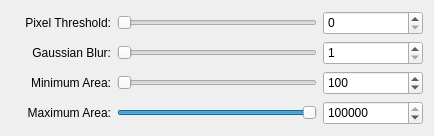
        <widget class="QWidget" name="classic_tab">
         <attribute name="title">
          <string>Classic</string>
         </attribute>
         <layout class="QGridLayout" name="gridLayout_12">
          <item row="1" column="0">
           <widget class="QLabel" name="gauss_blur_label">
            <property name="sizePolicy">
             <sizepolicy hsizetype="Fixed" vsizetype="Maximum">
              <horstretch>0</horstretch>
              <verstretch>0</verstretch>
             </sizepolicy>
            </property>
            <property name="minimumSize">
             <size>
              <width>100</width>
              <height>24</height>
             </size>
            </property>
            <property name="cursor">
             <cursorShape>WhatsThisCursor</cursorShape>
            </property>
            <property name="toolTip">
             <string>Increasing the Gaussian blur kernel size will reduce noise, but decrease edge accuracy.</string>
            </property>
            <property name="text">
             <string>Gaussian Blur:</string>
            </property>
            <property name="alignment">
             <set>Qt::AlignmentFlag::AlignRight|Qt::AlignmentFlag::AlignTrailing|Qt::AlignmentFlag::AlignVCenter</set>
            </property>
           </widget>
          </item>
          <item row="3" column="1">
           <widget class="QSlider" name="feature_max_size_slider">
            <property name="sizePolicy">
             <sizepolicy hsizetype="Minimum" vsizetype="Maximum">
              <horstretch>0</horstretch>
              <verstretch>0</verstretch>
             </sizepolicy>
            </property>
            <property name="minimumSize">
             <size>
              <width>200</width>
              <height>0</height>
             </size>
            </property>
            <property name="toolTip">
             <string/>
            </property>
            <property name="maximum">
             <number>100000</number>
            </property>
            <property name="singleStep">
             <number>100</number>
            </property>
            <property name="value">
             <number>100000</number>
            </property>
            <property name="orientation">
             <enum>Qt::Orientation::Horizontal</enum>
            </property>
           </widget>
          </item>
          <item row="3" column="2">
           <widget class="QSpinBox" name="feature_max_size_spin">
            <property name="sizePolicy">
             <sizepolicy hsizetype="Fixed" vsizetype="Maximum">
              <horstretch>0</horstretch>
              <verstretch>0</verstretch>
             </sizepolicy>
            </property>
            <property name="minimumSize">
             <size>
              <width>100</width>
              <height>24</height>
             </size>
            </property>
            <property name="font">
             <font>
              <pointsize>9</pointsize>
             </font>
            </property>
            <property name="toolTip">
             <string/>
            </property>
            <property name="maximum">
             <number>100000</number>
            </property>
            <property name="singleStep">
             <number>100</number>
            </property>
            <property name="value">
             <number>100000</number>
            </property>
           </widget>
          </item>
          <item row="1" column="1">
           <widget class="QSlider" name="gauss_blur_slider">
            <property name="sizePolicy">
             <sizepolicy hsizetype="Minimum" vsizetype="Maximum">
              <horstretch>0</horstretch>
              <verstretch>0</verstretch>
             </sizepolicy>
            </property>
            <property name="minimumSize">
             <size>
              <width>200</width>
              <height>0</height>
             </size>
            </property>
            <property name="toolTip">
             <string/>
            </property>
            <property name="minimum">
             <number>1</number>
            </property>
            <property name="maximum">
             <number>200</number>
            </property>
            <property name="singleStep">
             <number>1</number>
            </property>
            <property name="value">
             <number>1</number>
            </property>
            <property name="orientation">
             <enum>Qt::Orientation::Horizontal</enum>
            </property>
            <property name="tickPosition">
             <enum>QSlider::TickPosition::NoTicks</enum>
            </property>
            <property name="tickInterval">
             <number>0</number>
            </property>
           </widget>
          </item>
          <item row="2" column="2">
           <widget class="QSpinBox" name="feature_min_size_spin">
            <property name="sizePolicy">
             <sizepolicy hsizetype="Fixed" vsizetype="Maximum">
              <horstretch>0</horstretch>
              <verstretch>0</verstretch>
             </sizepolicy>
            </property>
            <property name="minimumSize">
             <size>
              <width>100</width>
              <height>24</height>
             </size>
            </property>
            <property name="font">
             <font>
              <pointsize>9</pointsize>
             </font>
            </property>
            <property name="toolTip">
             <string/>
            </property>
            <property name="maximum">
             <number>100000</number>
            </property>
            <property name="singleStep">
             <number>100</number>
            </property>
            <property name="value">
             <number>100</number>
            </property>
           </widget>
          </item>
          <item row="0" column="0">
           <widget class="QLabel" name="pixel_threshold_label">
            <property name="sizePolicy">
             <sizepolicy hsizetype="Fixed" vsizetype="Maximum">
              <horstretch>0</horstretch>
              <verstretch>0</verstretch>
             </sizepolicy>
            </property>
            <property name="minimumSize">
             <size>
              <width>100</width>
              <height>24</height>
             </size>
            </property>
            <property name="cursor">
             <cursorShape>WhatsThisCursor</cursorShape>
            </property>
            <property name="toolTip">
             <string>Every pixel with intensity ≥ threshold is set to 255 (white) and every pixel below is set to 0 (black).</string>
            </property>
            <property name="whatsThis">
             <string/>
            </property>
            <property name="text">
             <string>Pixel Threshold:</string>
            </property>
            <property name="alignment">
             <set>Qt::AlignmentFlag::AlignRight|Qt::AlignmentFlag::AlignTrailing|Qt::AlignmentFlag::AlignVCenter</set>
            </property>
           </widget>
          </item>
          <item row="0" column="2">
           <widget class="QSpinBox" name="pixel_threshold_spin">
            <property name="sizePolicy">
             <sizepolicy hsizetype="Minimum" vsizetype="Maximum">
              <horstretch>0</horstretch>
              <verstretch>0</verstretch>
             </sizepolicy>
            </property>
            <property name="minimumSize">
             <size>
              <width>100</width>
              <height>24</height>
             </size>
            </property>
            <property name="font">
             <font>
              <pointsize>9</pointsize>
             </font>
            </property>
            <property name="toolTip">
             <string/>
            </property>
            <property name="maximum">
             <number>255</number>
            </property>
            <property name="singleStep">
             <number>1</number>
            </property>
           </widget>
          </item>
          <item row="2" column="0">
           <widget class="QLabel" name="feature_min_size_label">
            <property name="sizePolicy">
             <sizepolicy hsizetype="Fixed" vsizetype="Maximum">
              <horstretch>0</horstretch>
              <verstretch>0</verstretch>
             </sizepolicy>
            </property>
            <property name="minimumSize">
             <size>
              <width>100</width>
              <height>24</height>
             </size>
            </property>
            <property name="cursor">
             <cursorShape>WhatsThisCursor</cursorShape>
            </property>
            <property name="toolTip">
             <string>Minimum allowable blob size used for filtering out detections.</string>
            </property>
            <property name="text">
             <string>Minimum Area:</string>
            </property>
            <property name="alignment">
             <set>Qt::AlignmentFlag::AlignRight|Qt::AlignmentFlag::AlignTrailing|Qt::AlignmentFlag::AlignVCenter</set>
            </property>
           </widget>
          </item>
          <item row="1" column="2">
           <widget class="QSpinBox" name="gauss_blur_spin">
            <property name="sizePolicy">
             <sizepolicy hsizetype="Fixed" vsizetype="Maximum">
              <horstretch>0</horstretch>
              <verstretch>0</verstretch>
             </sizepolicy>
            </property>
            <property name="minimumSize">
             <size>
              <width>100</width>
              <height>24</height>
             </size>
            </property>
            <property name="font">
             <font>
              <pointsize>9</pointsize>
             </font>
            </property>
            <property name="toolTip">
             <string/>
            </property>
            <property name="minimum">
             <number>1</number>
            </property>
            <property name="maximum">
             <number>200</number>
            </property>
            <property name="singleStep">
             <number>1</number>
            </property>
           </widget>
          </item>
          <item row="3" column="0">
           <widget class="QLabel" name="feature_max_size_label">
            <property name="sizePolicy">
             <sizepolicy hsizetype="Fixed" vsizetype="Maximum">
              <horstretch>0</horstretch>
              <verstretch>0</verstretch>
             </sizepolicy>
            </property>
            <property name="minimumSize">
             <size>
              <width>100</width>
              <height>24</height>
             </size>
            </property>
            <property name="cursor">
             <cursorShape>WhatsThisCursor</cursorShape>
            </property>
            <property name="toolTip">
             <string>Maximum allowable blob size used for filtering out detections.</string>
            </property>
            <property name="text">
             <string>Maximum Area:</string>
            </property>
            <property name="alignment">
             <set>Qt::AlignmentFlag::AlignRight|Qt::AlignmentFlag::AlignTrailing|Qt::AlignmentFlag::AlignVCenter</set>
            </property>
           </widget>
          </item>
          <item row="0" column="1">
           <widget class="QSlider" name="pixel_threshold_slider">
            <property name="sizePolicy">
             <sizepolicy hsizetype="Minimum" vsizetype="Maximum">
              <horstretch>0</horstretch>
              <verstretch>0</verstretch>
             </sizepolicy>
            </property>
            <property name="minimumSize">
             <size>
              <width>200</width>
              <height>0</height>
             </size>
            </property>
            <property name="toolTip">
             <string/>
            </property>
            <property name="maximum">
             <number>255</number>
            </property>
            <property name="singleStep">
             <number>1</number>
            </property>
            <property name="orientation">
             <enum>Qt::Orientation::Horizontal</enum>
            </property>
            <property name="tickPosition">
             <enum>QSlider::TickPosition::NoTicks</enum>
            </property>
            <property name="tickInterval">
             <number>0</number>
            </property>
           </widget>
          </item>
          <item row="2" column="1">
           <widget class="QSlider" name="feature_min_size_slider">
            <property name="sizePolicy">
             <sizepolicy hsizetype="Minimum" vsizetype="Maximum">
              <horstretch>0</horstretch>
              <verstretch>0</verstretch>
             </sizepolicy>
            </property>
            <property name="minimumSize">
             <size>
              <width>200</width>
              <height>0</height>
             </size>
            </property>
            <property name="toolTip">
             <string/>
            </property>
            <property name="maximum">
             <number>100000</number>
            </property>
            <property name="singleStep">
             <number>100</number>
            </property>
            <property name="value">
             <number>100</number>
            </property>
            <property name="orientation">
             <enum>Qt::Orientation::Horizontal</enum>
            </property>
           </widget>
          </item>
         </layout>
        </widget>
